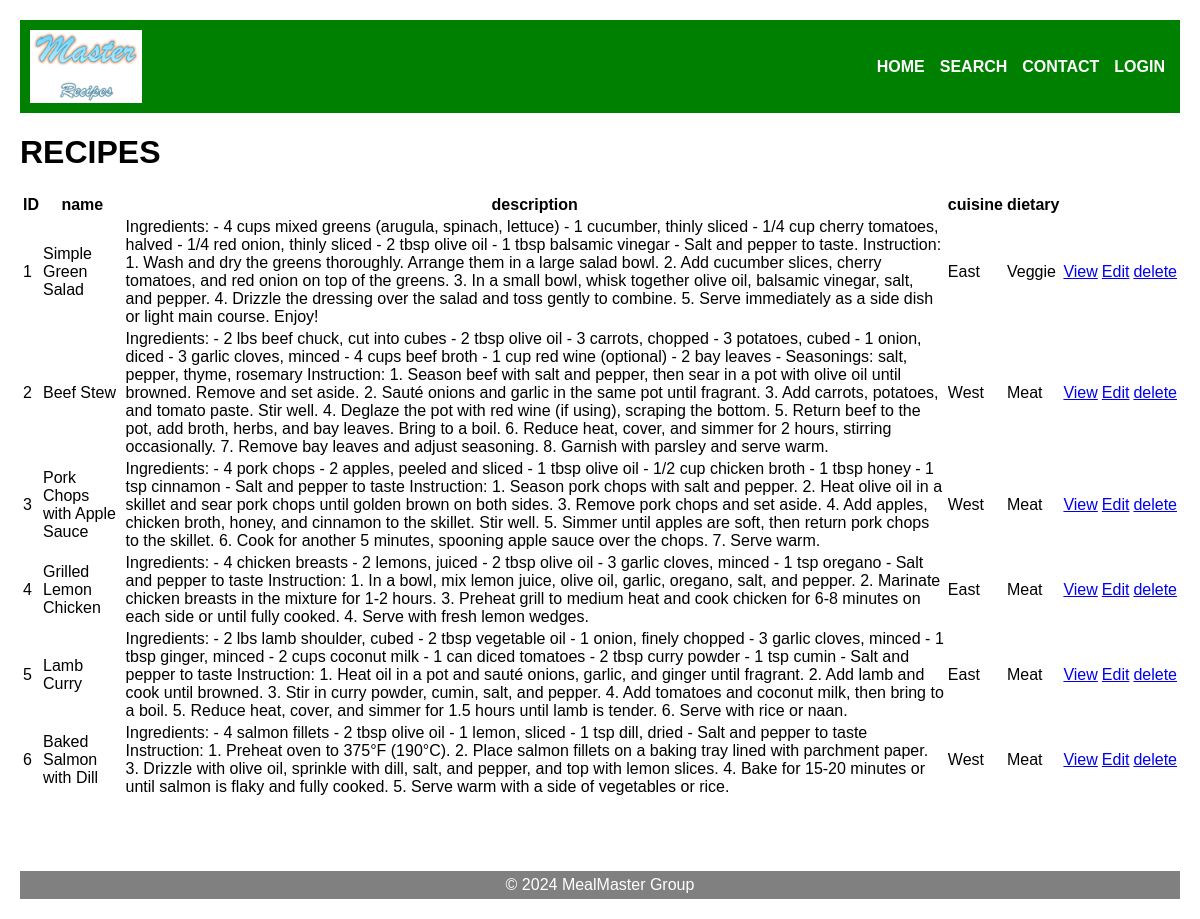
Screenshot of /php/all.php with the database file from the repository.
### tables this page shows
CREATE TABLE IF NOT EXISTS `recipe` (
  `id` INT(11) NOT NULL AUTO_INCREMENT,
  `name` VARCHAR(100) NOT NULL,
  `description` TEXT NOT NULL,
  `cuisine` VARCHAR(50) NOT NULL,
  `dietary` VARCHAR(50) NOT NULL,
  `created_at` TIMESTAMP DEFAULT CURRENT_TIMESTAMP,
  PRIMARY KEY (`id`)
);

### php/all.php (the view, shortened to what this page needs)
<!DOCTYPE html>
<html lang="en">
<head>
  <link rel="stylesheet" href="../css/wstyles.css" />
</head>
<body>
  <?php include("headerEm.php");
  $conn = db_connect();
  $sql = "SELECT * FROM recipe ";
  $result_set = mysqli_query($conn, $sql);
  ?>
  <div id="content">
    <div class="subjects listing">
      <h1>RECIPES</h1>
      <table class="list">
        <tr>
          <th>ID</th>
          <th>name</th>
          <th>description</th>
          <th>cuisine</th>
          <th>dietary</th>
          <th>&nbsp</th>
          <th>&nbsp</th>
          <th>&nbsp</th>
        </tr>
        <?php while ($results = mysqli_fetch_assoc($result_set)) { ?>
          <tr>
            <td><?php echo $results['id']; ?></td>
            <td><?php echo $results['name']; ?></td>
            <td><?php echo $results['description']; ?></td>
            <td><?php echo $results['cuisine']; ?></td>
            <td><?php echo $results['dietary']; ?></td>
            <td><a class="action" href="<?php echo "show.php?id=" . $results['id']; ?>">View</a></td>
            <td><a class="action" href="<?php echo "edit.php?id=" . $results['id']; ?>">Edit</a></td>
            <td><a class="action" href="<?php echo "delete.php?id=" . $results['id']; ?>">delete</a></td>
          </tr>
        <?php }
        ?>
      </table>
      <br>
      <br>
      <br>
      <br>
      <?php include("footerEm.php"); ?>
</body>
</html>

### php/headerEm.php (shortened to what this page needs)
<!DOCTYPE html>
<html lang="en">
<head>
</head>
<body>
    <header>
        <div>
        <img id = "logo" src="../images/logo.png" alt="Logo name: Master Recipes" width="112" height="73" >
            <nav>
            <ul class="ulContainer">
                <li><a class="item" href="../php/index.php"><strong>HOME</strong></a></li>
                <li><a class="item" href="../php/mysearch.php"><strong>SEARCH</strong></a></li>
                <li><a class="item" href="../php/contact.php"><strong>CONTACT</strong></a></li>
                <li><a class="item" href="../php/sign_in.php"><strong>LOGIN</strong></a></li>
            </ul>
            </nav>
        </div>
    </header>
</body>
</html>

### php/footerEm.php (shortened to what this page needs)
<!DOCTYPE html>
<html lang="en">
<head>
</head>
<body>
<footer>
    &copy; <?php echo date('Y'); ?> MealMaster Group
</footer>
</body>
</html>

### css/wstyles.css (style rules this page uses)
html, body { padding: 5px; margin: 5px; font-family: Arial, sans-serif; display: flex; flex-direction: column; }
body { flex:1; }
header { background-color:green; padding: 5px; }
header div { display: flex; flex-direction: row; justify-content:space-between; align-items:center; padding: 5px; }
.ulContainer { display: flex; flex-direction: row; justify-content:flex-end; list-style: none; gap: 5px; }
.item { color: white; text-decoration: none; padding: 5px; }
footer { background-color: gray; color: white; text-align: center; padding: 5px; }

### rows the page displays
recipe: id "1", name "Simple Green Salad", description "Ingredients: - 4 cups mixed greens (arugula, spinach, lettuce) - 1 cucumber, thinly sliced - 1/4 cup cherry tomatoes, halved - 1/4 red onion, thinly sliced - 2 tbsp olive oil - 1 tbsp balsamic vinegar - Salt and pepper to taste. Instruction: 1. Wash and dry the greens thoroughly. Arrange them in a large salad bowl. 2. Add cucumber slices, cherry tomatoes, and red onion on top of the greens. 3. In a small bowl, whisk together olive oil, balsamic vinegar, salt, and pepper. 4. Drizzle the dressing over the salad and toss gently to combine. 5. Serve immediately as a side dish or light main course. Enjoy!", cuisine "East", dietary "Veggie"
recipe: id "2", name "Beef Stew", description "Ingredients: - 2 lbs beef chuck, cut into cubes - 2 tbsp olive oil - 3 carrots, chopped - 3 potatoes, cubed - 1 onion, diced - 3 garlic cloves, minced - 4 cups beef broth - 1 cup red wine (optional) - 2 bay leaves - Seasonings: salt, pepper, thyme, rosemary Instruction: 1. Season beef with salt and pepper, then sear in a pot with olive oil until browned. Remove and set aside. 2. Sauté onions and garlic in the same pot until fragrant. 3. Add carrots, potatoes, and tomato paste. Stir well. 4. Deglaze the pot with red wine (if using), scraping the bottom. 5. Return beef to the pot, add broth, herbs, and bay leaves. Bring to a boil. 6. Reduce heat, cover, and simmer for 2 hours, stirring…", cuisine "West", dietary "Meat"
recipe: id "3", name "Pork Chops with Apple Sauce", description "Ingredients: - 4 pork chops - 2 apples, peeled and sliced - 1 tbsp olive oil - 1/2 cup chicken broth - 1 tbsp honey - 1 tsp cinnamon - Salt and pepper to taste Instruction: 1. Season pork chops with salt and pepper. 2. Heat olive oil in a skillet and sear pork chops until golden brown on both sides. 3. Remove pork chops and set aside. 4. Add apples, chicken broth, honey, and cinnamon to the skillet. Stir well. 5. Simmer until apples are soft, then return pork chops to the skillet. 6. Cook for another 5 minutes, spooning apple sauce over the chops. 7. Serve warm.", cuisine "West", dietary "Meat"
recipe: id "4", name "Grilled Lemon Chicken", description "Ingredients: - 4 chicken breasts - 2 lemons, juiced - 2 tbsp olive oil - 3 garlic cloves, minced - 1 tsp oregano - Salt and pepper to taste Instruction: 1. In a bowl, mix lemon juice, olive oil, garlic, oregano, salt, and pepper. 2. Marinate chicken breasts in the mixture for 1-2 hours. 3. Preheat grill to medium heat and cook chicken for 6-8 minutes on each side or until fully cooked. 4. Serve with fresh lemon wedges.", cuisine "East", dietary "Meat"
recipe: id "5", name "Lamb Curry", description "Ingredients: - 2 lbs lamb shoulder, cubed - 2 tbsp vegetable oil - 1 onion, finely chopped - 3 garlic cloves, minced - 1 tbsp ginger, minced - 2 cups coconut milk - 1 can diced tomatoes - 2 tbsp curry powder - 1 tsp cumin - Salt and pepper to taste Instruction: 1. Heat oil in a pot and sauté onions, garlic, and ginger until fragrant. 2. Add lamb and cook until browned. 3. Stir in curry powder, cumin, salt, and pepper. 4. Add tomatoes and coconut milk, then bring to a boil. 5. Reduce heat, cover, and simmer for 1.5 hours until lamb is tender. 6. Serve with rice or naan.", cuisine "East", dietary "Meat"
recipe: id "6", name "Baked Salmon with Dill", description "Ingredients: - 4 salmon fillets - 2 tbsp olive oil - 1 lemon, sliced - 1 tsp dill, dried - Salt and pepper to taste Instruction: 1. Preheat oven to 375°F (190°C). 2. Place salmon fillets on a baking tray lined with parchment paper. 3. Drizzle with olive oil, sprinkle with dill, salt, and pepper, and top with lemon slices. 4. Bake for 15-20 minutes or until salmon is flaky and fully cooked. 5. Serve warm with a side of vegetables or rice.", cuisine "West", dietary "Meat"
